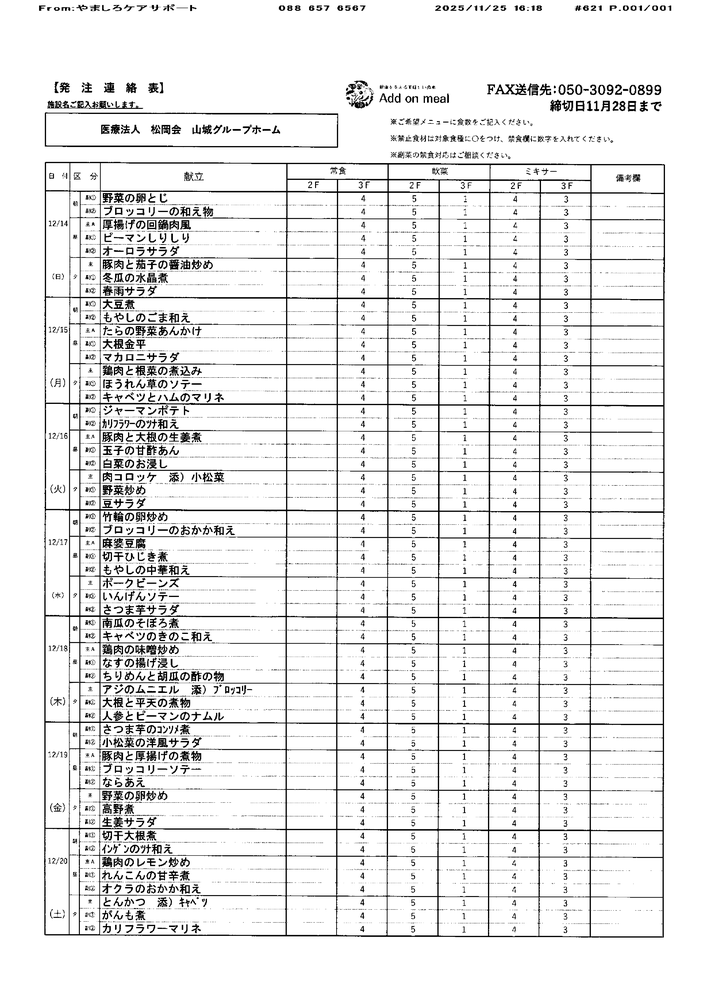
#> input picture backend/src/data/templates/fax_fac00002_v1.png, 711 x 992 px, shrunk from 2965 x 4136 before the run
$ python -i preprocess.py   (imports and definitions only)
#> lines starting #> are read from the running program, lines starting #| are printed output that depends on the picture; after the words box and inside, x2 and y2 are one past the last pixel; in counts of white or black regions, pixels touching at a corner belong together
#> further down, picture is the input picture: shape (992, 711, 3); min 0, max 255, mean 234.6
import cv2
import numpy as np


def build_images_for_match_and_ocr(png_bytes: bytes):
    data = np.frombuffer(png_bytes, dtype=np.uint8)
    img = cv2.imdecode(data, cv2.IMREAD_COLOR)
    if img is None:
        raise ValueError("failed to decode PNG bytes")
    return build_images_for_match_and_ocr_from_bgr(img)


def build_images_for_match_and_ocr_from_bgr(img: np.ndarray):
    gray = cv2.cvtColor(img, cv2.COLOR_BGR2GRAY)
    denoised = cv2.fastNlMeansDenoising(gray, None, h=10, templateWindowSize=7, searchWindowSize=21)
    _, binary = cv2.threshold(denoised, 0, 255, cv2.THRESH_BINARY + cv2.THRESH_OTSU)
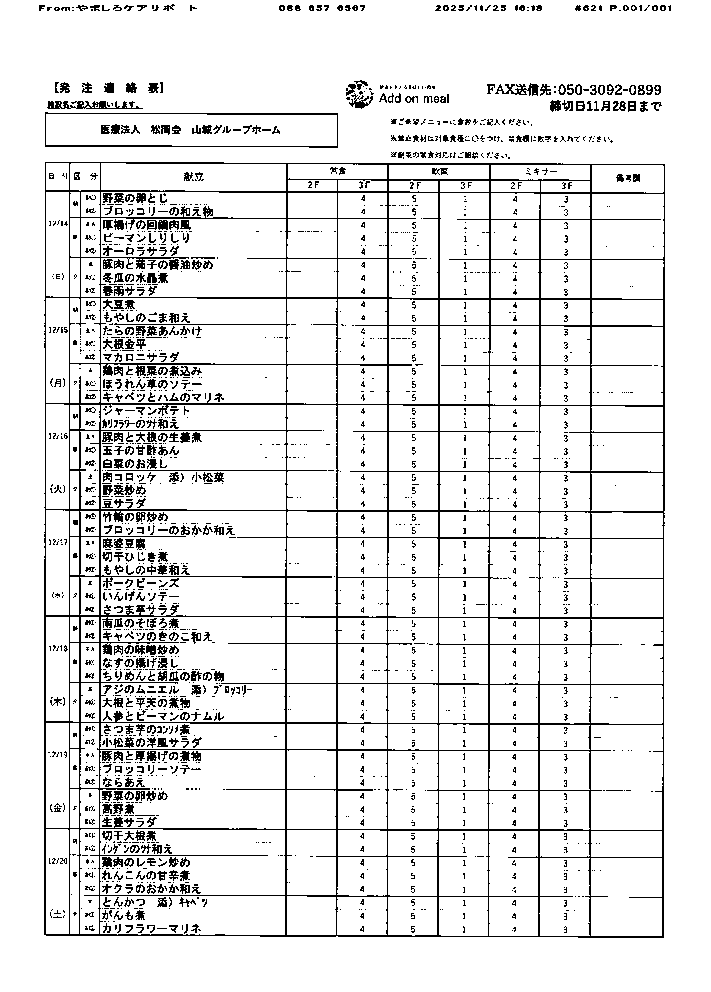
#> binary: shape (992, 711); 90.8% white; black in thin lines or dots, all inside (x1, y1, x2, y2) = (39, 4, 671, 938)

    match = cv2.cvtColor(binary, cv2.COLOR_GRAY2BGR)

    ocr = _remove_lines_for_ocr(binary)
    ocr = cv2.cvtColor(ocr, cv2.COLOR_GRAY2BGR)
    ocr_keep_lines = match.copy()
    return match, ocr, ocr_keep_lines


def _remove_lines_for_ocr(binary_image):
    img = binary_image.copy()
    h_kernel = cv2.getStructuringElement(cv2.MORPH_RECT, (40, 1))
    h_lines = cv2.morphologyEx(img, cv2.MORPH_OPEN, h_kernel, iterations=1)
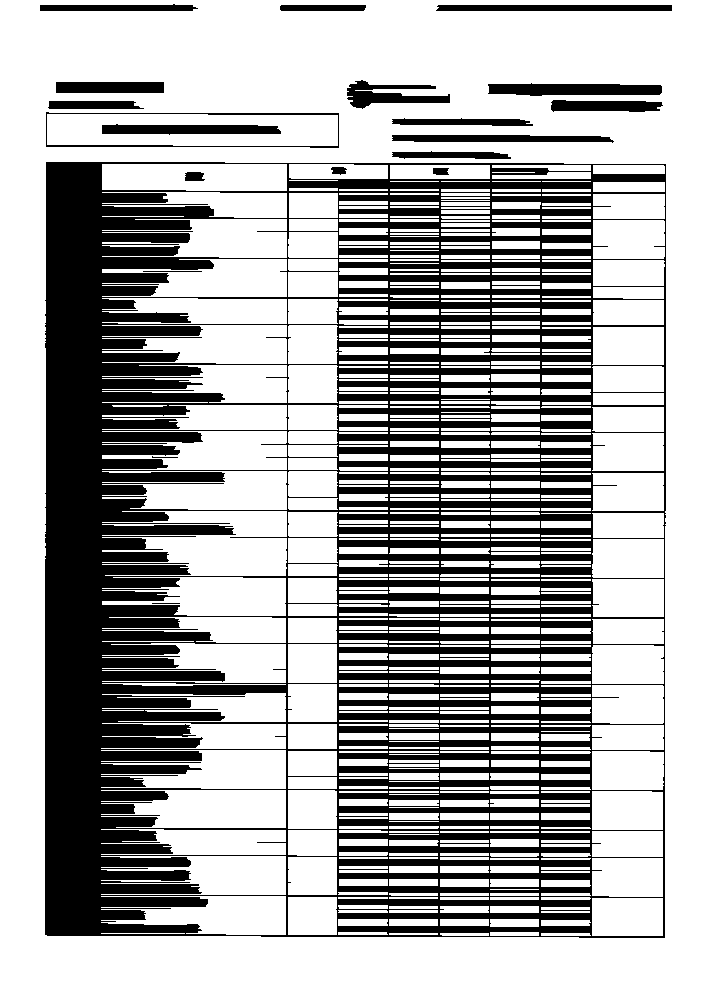
#> h_lines: shape (992, 711); 67.3% white; 20 black regions, largest, box (x1, y1, x2, y2) and area: (45, 162, 666, 938) 215606, (488, 83, 662, 96) 1846, (102, 124, 281, 135) 1578

    v_kernel = cv2.getStructuringElement(cv2.MORPH_RECT, (1, 40))
    v_lines = cv2.morphologyEx(img, cv2.MORPH_OPEN, v_kernel, iterations=1)
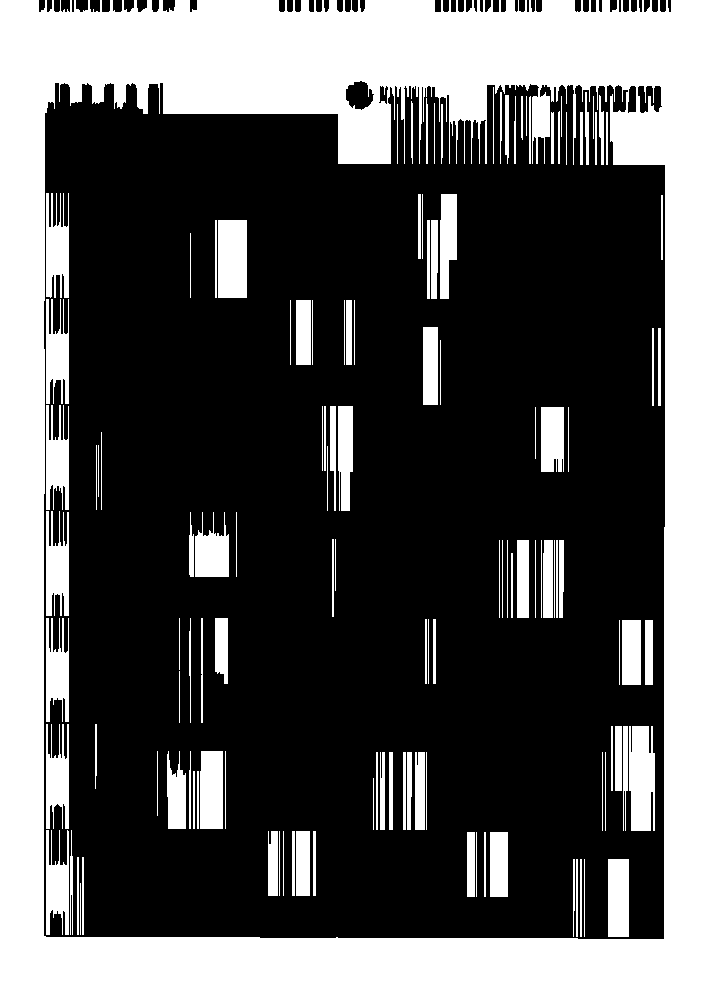
#> v_lines: shape (992, 711); 34.2% white; 128 white regions, largest, box (x1, y1, x2, y2) and area: (0, 0, 711, 992) 190213, (629, 726, 655, 831) 2438, (218, 220, 247, 298) 2262

    lines = cv2.bitwise_or(h_lines, v_lines)
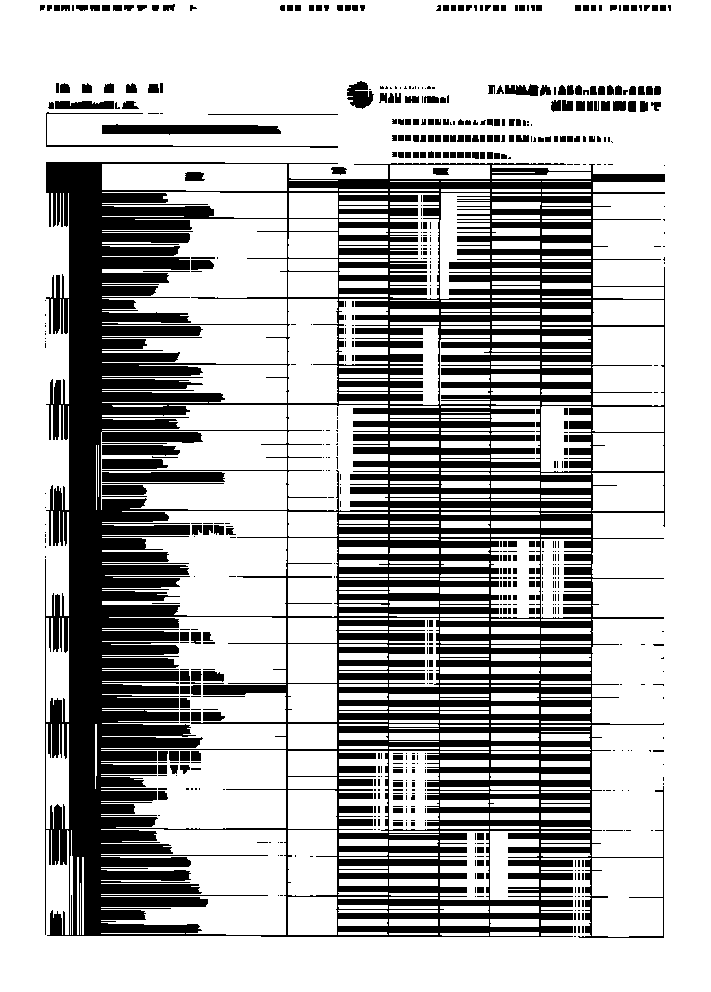
#> lines: shape (992, 711); 71.2% white; 662 black regions (426 under 20 px), largest, box (x1, y1, x2, y2) and area: (45, 162, 665, 938) 183353, (102, 124, 281, 135) 1578, (102, 472, 225, 482) 1177
    cleaned = img.copy()
    cleaned[lines > 0] = 255
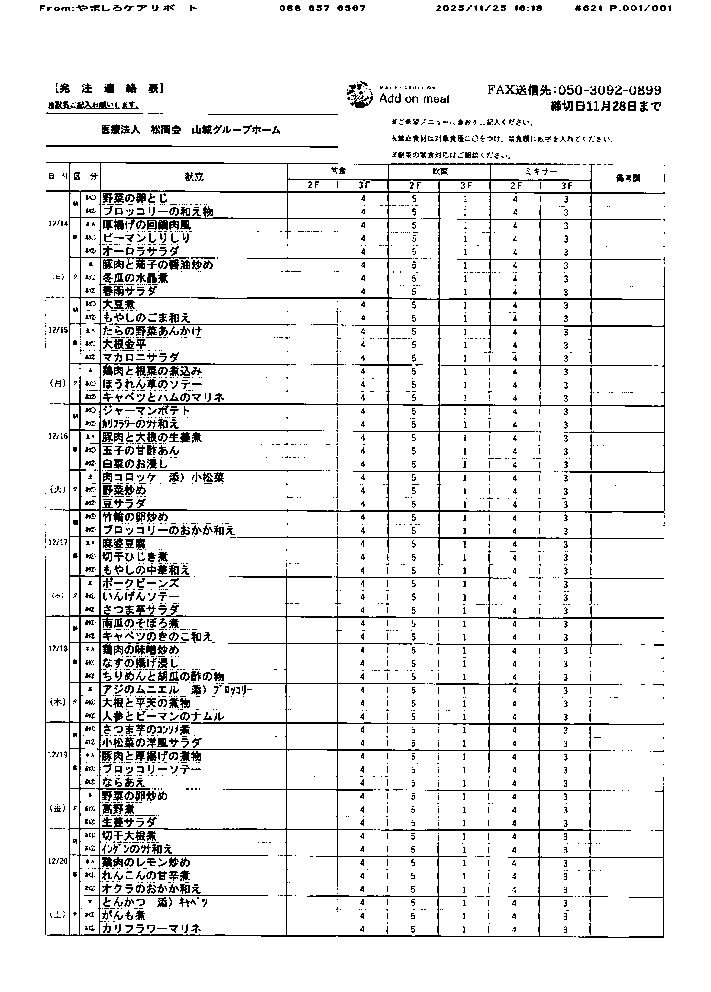
#> cleaned: shape (992, 711); 91.7% white; black in thin lines or dots, all inside (x1, y1, x2, y2) = (40, 4, 671, 938)
    return cleaned

>>> import cv2
>>> picture = cv2.imread('../../backend/src/data/templates/fax_fac00002_v1.png')
>>> result = build_images_for_match_and_ocr_from_bgr(picture)
